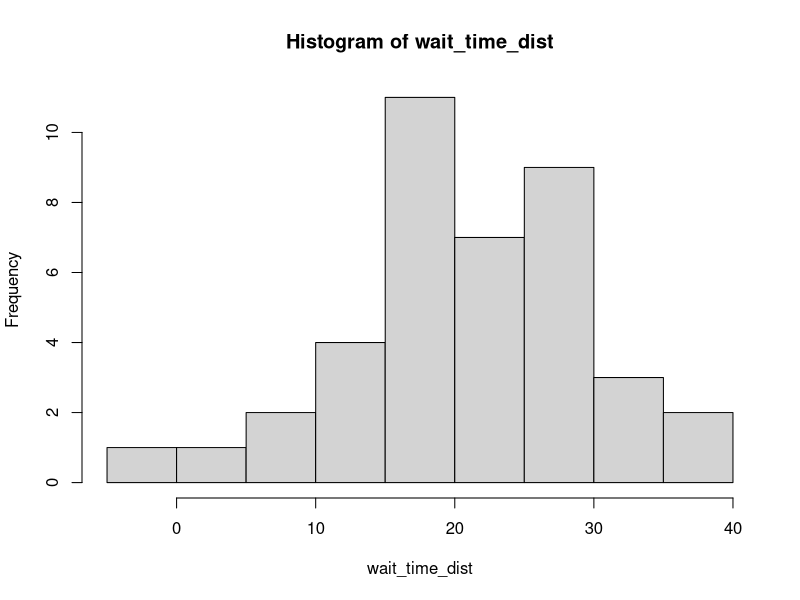

The R source for this figure:

# Mean value in the normal distribution, in minutes
mean <- 20 

# Sd value in the normal distribution, in minutes
sd <- 10

# Specific seed to see the same results
set.seed(1)

# Generate 40 observations of the variable
wait_time_dist <- rnorm(40, mean, sd)

# Chart it quickly with an histogram
hist(wait_time_dist)